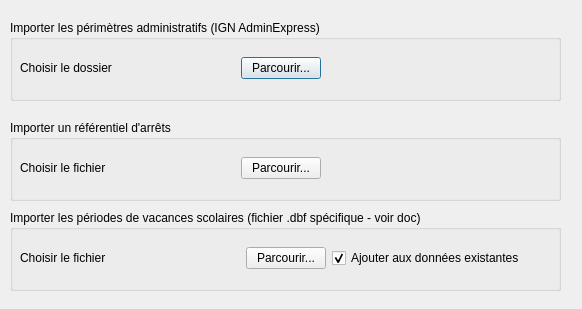
<?xml version="1.0" encoding="UTF-8"?>
<ui version="4.0">
 <class>Dialog</class>
 <widget class="QDialog" name="Dialog">
  <property name="geometry">
   <rect>
    <x>0</x>
    <y>0</y>
    <width>582</width>
    <height>309</height>
   </rect>
  </property>
  <property name="windowTitle">
   <string>Importer d'autres sources que les données GTFS</string>
  </property>
  <widget class="QGroupBox" name="groupBox">
   <property name="geometry">
    <rect>
     <x>10</x>
     <y>20</y>
     <width>551</width>
     <height>81</height>
    </rect>
   </property>
   <property name="title">
    <string>Importer les périmètres administratifs (IGN AdminExpress)</string>
   </property>
   <widget class="QWidget" name="horizontalLayoutWidget">
    <property name="geometry">
     <rect>
      <x>10</x>
      <y>30</y>
      <width>301</width>
      <height>36</height>
     </rect>
    </property>
    <layout class="QHBoxLayout" name="horizontalLayout_2">
     <item>
      <widget class="QLabel" name="label_2">
       <property name="text">
        <string>Choisir le dossier</string>
       </property>
      </widget>
     </item>
     <item>
      <widget class="QPushButton" name="pushButtonImporterPerimetres">
       <property name="sizePolicy">
        <sizepolicy hsizetype="Fixed" vsizetype="Fixed">
         <horstretch>0</horstretch>
         <verstretch>0</verstretch>
        </sizepolicy>
       </property>
       <property name="text">
        <string>Parcourir...</string>
       </property>
      </widget>
     </item>
    </layout>
   </widget>
  </widget>
  <widget class="QGroupBox" name="groupBox_4">
   <property name="geometry">
    <rect>
     <x>10</x>
     <y>210</y>
     <width>551</width>
     <height>81</height>
    </rect>
   </property>
   <property name="title">
    <string>Importer les périodes de vacances scolaires (fichier .dbf spécifique - voir doc)</string>
   </property>
   <widget class="QWidget" name="horizontalLayoutWidget_4">
    <property name="geometry">
     <rect>
      <x>10</x>
      <y>30</y>
      <width>531</width>
      <height>36</height>
     </rect>
    </property>
    <layout class="QHBoxLayout" name="horizontalLayout_5">
     <item>
      <widget class="QLabel" name="label_3">
       <property name="text">
        <string>Choisir le fichier</string>
       </property>
      </widget>
     </item>
     <item>
      <widget class="QPushButton" name="pushButtonImporterVacances">
       <property name="sizePolicy">
        <sizepolicy hsizetype="Fixed" vsizetype="Fixed">
         <horstretch>0</horstretch>
         <verstretch>0</verstretch>
        </sizepolicy>
       </property>
       <property name="text">
        <string>Parcourir...</string>
       </property>
      </widget>
     </item>
     <item>
      <widget class="QCheckBox" name="checkBoxAjouterVacancesSco">
       <property name="text">
        <string>Ajouter aux données existantes</string>
       </property>
       <property name="checked">
        <bool>true</bool>
       </property>
      </widget>
     </item>
    </layout>
   </widget>
  </widget>
  <widget class="QGroupBox" name="groupBox_6">
   <property name="geometry">
    <rect>
     <x>10</x>
     <y>120</y>
     <width>551</width>
     <height>81</height>
    </rect>
   </property>
   <property name="title">
    <string>Importer un référentiel d'arrêts</string>
   </property>
   <widget class="QWidget" name="horizontalLayoutWidget_6">
    <property name="geometry">
     <rect>
      <x>10</x>
      <y>30</y>
      <width>301</width>
      <height>36</height>
     </rect>
    </property>
    <layout class="QHBoxLayout" name="horizontalLayout_7">
     <item>
      <widget class="QLabel" name="label_6">
       <property name="text">
        <string>Choisir le fichier</string>
       </property>
      </widget>
     </item>
     <item>
      <widget class="QPushButton" name="pushButtonImporterArrets">
       <property name="sizePolicy">
        <sizepolicy hsizetype="Fixed" vsizetype="Fixed">
         <horstretch>0</horstretch>
         <verstretch>0</verstretch>
        </sizepolicy>
       </property>
       <property name="text">
        <string>Parcourir...</string>
       </property>
      </widget>
     </item>
    </layout>
   </widget>
  </widget>
 </widget>
 <resources/>
 <connections/>
</ui>
